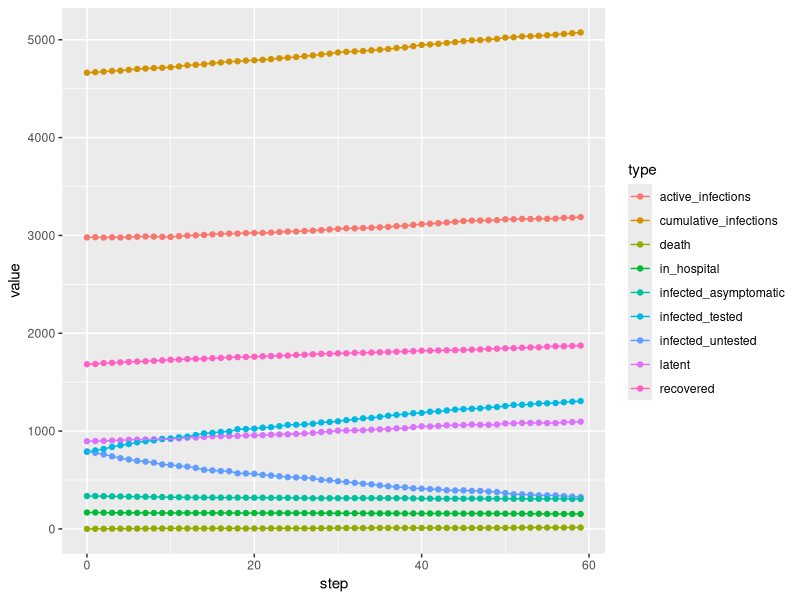

Reproduce this figure in R.
library(tidyverse)
library(ggplot2)

df <- read.csv("result/city_sample/overall_0_summary.csv")

df %>% 
  pivot_longer(cols = !c(step,time_slot,population), names_to = "type", values_to = "value") %>%
  filter(type != "susceptible") %>%
  ggplot(aes(x = step, y = value, group = type, colour = type)) +
  geom_point() +
  geom_line()
